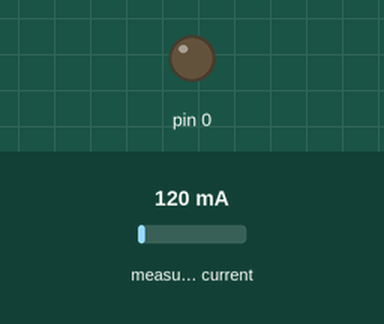
The sketch below on a simulated Arduino Uno, built with avr-gcc and run on an emulated ATmega328P. Parts: output pins drawn as LEDs (lit = HIGH). Inputs (shaded band) come from the test bench; at power-on: measured current 120 mA.

Above: at 1.2 s.
1.3 s: measured current set to 298 mA
2.8 s: measured current set to 350 mA
At 3.6 s:
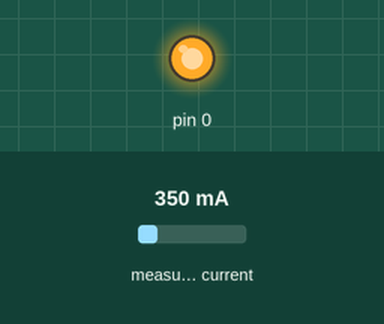
4.3 s: measured current set to 40 mA
At 5.0 s:
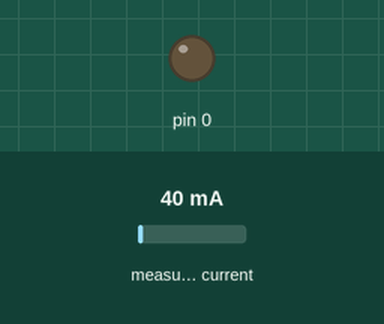
5.8 s: measured current set to 500 mA
At 6.4 s:
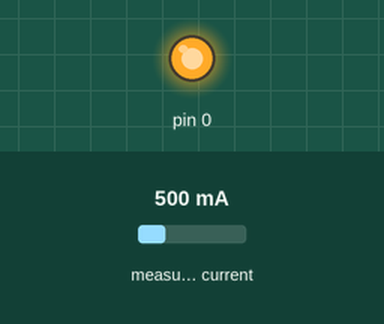
Timing chart, 0 to 8.3 s (numbered marks = the images above; inputs shaded):
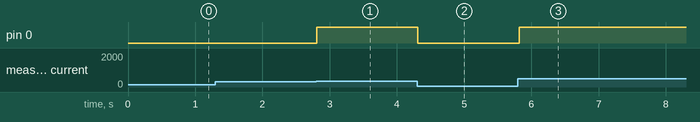

The sketch:

outlet_firmware.ino
```cpp
#include "ACS712.h"

#define ADC_DELTA 200
#define ADC1 1

int initial_voltage = 0;
ACS712  ACS(ADC1, 5.0, 1023, 66);

void setup() {
 //Initialisierung der digitalen PINs
 pinMode(PB0, OUTPUT); //Relay
 pinMode(PB1, INPUT); //Button
 ACS.autoMidPoint();
 initial_voltage = ACS.mA_AC();
}

void loop() {
 int voltage = ACS.mA_AC();
 int button_on_off = digitalRead(PB1);

if (button_on_off == HIGH || voltage > initial_voltage + ADC_DELTA || voltage < initial_voltage - ADC_DELTA) {
  digitalWrite(PB0, HIGH);
 } else {
  digitalWrite(PB0, LOW);
 }

 delay(10);
}
```

Measured:
- the behaviour switches between 320 and 321 mA on measured current (found by bisection; images 0 and 1)
- after the input at 1.3 s, every drawn part: stays the same
- after the input at 2.8 s, pin 0: LOW → HIGH at once
- after the input at 4.3 s, pin 0: HIGH → LOW at once
- after the input at 5.8 s, pin 0: LOW → HIGH at once
